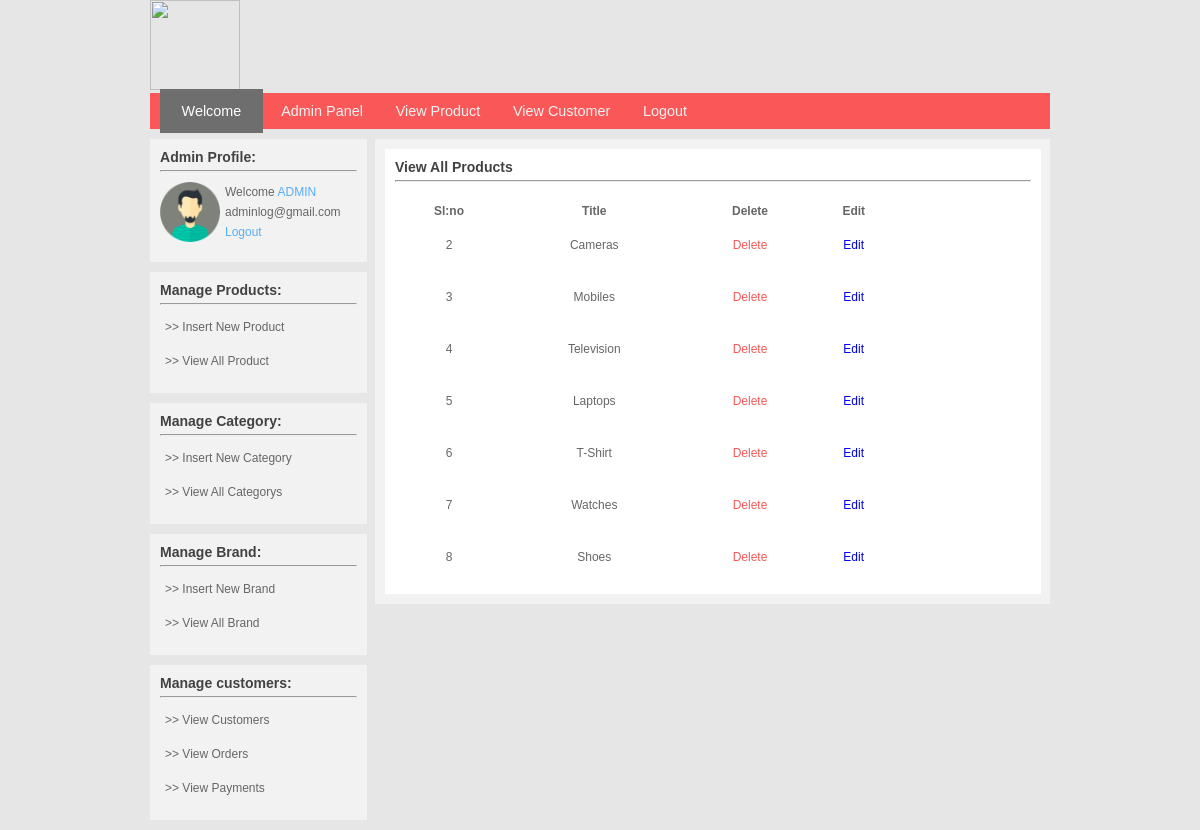
The app's page /e-commerce/admin_area/index.php?view_category (signed in) with its own data.
### tables this page shows
CREATE TABLE IF NOT EXISTS `categories` (
  `cat_id` int(100) NOT NULL,
  `cat_title` text NOT NULL
);

### e-commerce/functions/functions_cat.php (called while the page is built, shortened)
<?php
	$query = $conn->query("select * from categories");
?>

### e-commerce/admin_area/includes/admin_view_category.php (the view)
<div id="cart_content">
	<div id="cart_inside">
		<h3>View All Products</h3>
		<hr/>
		<?php
		$select = $conn->query("select * from categories");
		if($select->num_rows>0){
			$pro_array = array();
			while($rows = $select->fetch_assoc()){
				$pro_array[] = $rows;
			}
		}
		?>
		<table align="center" style="margin-top:20px;" width="500px">
				<thead style="font-style:bold">
					<th>Sl:no</th>
					<th>Title</th>
					<th>Delete</th>
					<th>Edit</th>
				</thead>
				<tbody>
				<?php if(count($pro_array)){
					foreach ($pro_array as $product){
				?>
					<tr style="height:50px;">
						<td align="center" valign="middle">
							<?php echo $product['cat_id'];?>
						</td>
						<td align="center">
							<?php echo $product['cat_title'];?>
						</td>
						<td align="center" valign="middle">
							<a href="index.php?cat_delete_id=<?php echo $product['cat_id'];?>" style="text-decoration:none;color:#FA5858">Delete</a>
						</td>
						<td align="center" valign="middle">
							<a href="index.php?cat_update_id=<?php echo $product['cat_id'];?>" style="text-decoration:none;">Edit</a>
						</td>
					</tr>
					<?php
					}
				}
				?>
			</tbody>
		</table>
	</div>
</div>

### e-commerce/template/admin_sidebar.php
<?php
if(isset($_SESSION['admin_login'])){
	$c_email = $_SESSION['admin_login'];
	$select = $conn->query("select * from admin where user_email = '$c_email'");
	if($select->num_rows>0){
		$user_array = array();
		while($row = $select->fetch_assoc()){
			$user_array[] = $row;
		}
	}
		if(count($user_array)){
			foreach($user_array as $c_data){
?>
		<div id="side_bar">
				<h3>Admin Profile:</h3>
					<hr/>
					<div class="customer_inside">
						<img id="user" src="../admin_area/admin_img/admin_2.png" width="60" height="60" />
						Welcome <b style='color:#58ACFA'>ADMIN</b> <?php echo $c_data['user_email']; ?>
						<b><a href='../admin_area/includes/admin_logout.php' style='text-decoration:none;color:#58ACFA'>  Logout</a></b>
						<br/>
					</div>
				</div>
				<div id="side_bar">
					<h3>Manage Products:</h3>
					<hr/>
					<ul>
						<li><a href="index.php?insert_product"> >> Insert New Product</a></li>
						<li><a href="index.php?view_product"> >> View All Product</a></li>
					</ul>
				</div>
				<div id="side_bar">
					<h3>Manage Category:</h3>
					<hr/>
					<ul>
						<li><a href="index.php?insert_category"> >> Insert New Category</a></li>
						<li><a href="index.php?view_category"> >> View All Categorys</a></li>
					</ul>
				</div>
				<div id="side_bar">
					<h3>Manage Brand:</h3>
					<hr/>
					<ul>
						<li><a href="index.php?insert_brand"> >> Insert New Brand</a></li>
						<li><a href="index.php?view_brand"> >> View All Brand</a></li>
					</ul>
					</div>
				<div id="side_bar">
					<h3>Manage customers:</h3>
					<hr/>
					<ul>
						<li><a href="index.php?view_customers"> >> View Customers</a></li>
						<li><a href="index.php?view_orders"> >> View Orders</a></li>
						<li><a href="index.php?view_payment"> >> View Payments</a></li>
					</ul>
				</div>
<?php
			}
		}
	}
?>

### e-commerce/admin_area/styles/style.css (style rules this page uses)
html, body, div, span, applet, object, iframe, h1, h2, h4, h5, h6, p, blockquote, pre, a, abbr, acronym, address, big, cite, code, del, dfn, em, img, ins, kbd, q, s, samp, small, strike, strong, sub, sup, tt, var, b,u, i, center, dl, dt, dd, ol, ul, li, fieldset, form, label, legend, article, aside, canvas, details, embed, figure, figcaption, footer, header, hgroup, menu, nav, output, ruby, section, summary, time, mark, audio, video { margin: 0; padding: 0; border: 0; font-size: 100%; font: inherit; vertical-align: baseline; }
h3 { margin-bottom: 5px; color: #424242; }
* { margin: 0px; padding: 0px; }
body { font-family: arial; font-size: 12px; background-color:#E6E6E6; color: #666666; }
#user { float: left; margin-right: 5px; }
#side_bar { background-color: #F2F2F2; padding: 10px; margin-right: 8px; margin-bottom: 10px; }
#side_bar ul li { margin-bottom: 10px; text-align: left; padding: 5px; }
#side_bar ul li a { color: #666666; text-decoration: none; }
.customer_inside { line-height: 20px; font-size: 12px; margin-bottom: 10px; }
hr { margin-bottom: 10px; }
#cart_content { background-color: #F2F2F2; width: 98%; height: auto; padding: 10px; }
#cart_inside { background-color: white; padding: 10px; }

### records on screen
categories: cat_id "2", cat_title "Cameras"
categories: cat_id "3", cat_title "Mobiles"
categories: cat_id "4", cat_title "Television"
categories: cat_id "5", cat_title "Laptops"
categories: cat_id "6", cat_title "T-Shirt"
categories: cat_id "7", cat_title "Watches"
categories: cat_id "8", cat_title "Shoes"

### other values on screen
$c_data['user_email'] "adminlog@gmail.com"
